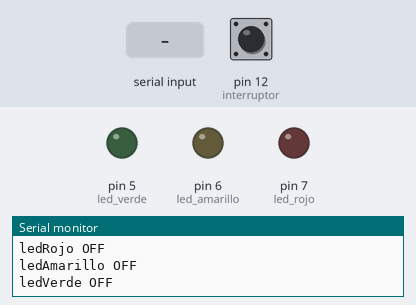
This sketch was run on a simulated Arduino Uno, built with avr-gcc and run on an emulated ATmega328P. On the bench: output pins drawn as LEDs (lit = HIGH), the last lines printed to the serial monitor. The test bench sets the inputs (shaded band); at power-on: pin 12 (interruptor) LOW.

Above: at 1.2 s.
1.3 s: "p" received over Serial
At 3.2 s:
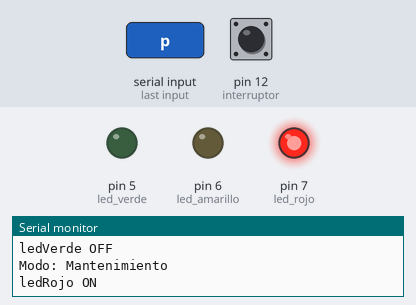
At 8.2 s:
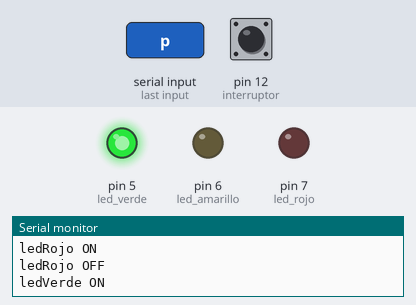
Timing chart, 0 to 17.6 s (numbered marks = the images above; inputs shaded):
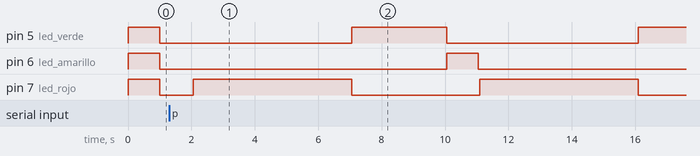

The sketch:

semaforo.ino
```cpp
int led_rojo = 7;
int led_rojo_frec = 5000;

int led_amarillo = 6;
int led_amarillo_frec = 1000;

int led_verde = 5;
int led_verde_frec = 3000;

int mantenimiento_frec = 1000;

int interruptor = 12;
bool interruptor_estado;
bool interruptor_estado_ant = HIGH;

char data;
void setup() {
  // put your setup code here, to run once:
  Serial.begin(9600);
  pinMode(led_rojo,OUTPUT);
  pinMode(led_amarillo,OUTPUT);
  pinMode(led_verde,OUTPUT);
  pinMode(interruptor,INPUT);

  if(interruptor_estado_ant){
    Serial.println("Modo: Semaforo");
  }else{
    Serial.println("Modo: Mantenimiento");
  }
}

void loop() {
  if (Serial.available()>0) {
    data = Serial.read();
  }

  interruptor_estado = digitalRead(interruptor);

  if((interruptor_estado == HIGH || data == 'p') && interruptor_estado_ant == LOW){
    interruptor_estado_ant = HIGH;
    Serial.println("Modo: Semaforo");
  }else if((interruptor_estado == HIGH || data == 'p') && interruptor_estado_ant == HIGH){
    interruptor_estado_ant = LOW;
    Serial.println("Modo: Mantenimiento");
  }


  data = 'n';

  if(interruptor_estado_ant){
    digitalWrite(led_rojo,HIGH);
    digitalWrite(led_verde,HIGH);
    digitalWrite(led_amarillo,HIGH);
    Serial.println("ledRojo ON");
    Serial.println("ledAmarillo ON");
    Serial.println("ledVerde ON");
    delay(mantenimiento_frec);
    digitalWrite(led_rojo,LOW);
    digitalWrite(led_verde,LOW);
    digitalWrite(led_amarillo,LOW);
    Serial.println("ledRojo OFF");
    Serial.println("ledAmarillo OFF");
    Serial.println("ledVerde OFF");
    delay(mantenimiento_frec);
  }else{
    digitalWrite(led_rojo,HIGH);
    Serial.println("ledRojo ON");
    delay(led_rojo_frec);
    digitalWrite(led_rojo,LOW);
    Serial.println("ledRojo OFF");
    digitalWrite(led_verde,HIGH);
    Serial.println("ledVerde ON");
    delay(led_verde_frec);
    digitalWrite(led_verde,LOW);
    Serial.println("ledVerde OFF");
    digitalWrite(led_amarillo,HIGH);
    Serial.println("ledAmarillo ON");
    delay(led_amarillo_frec);
    digitalWrite(led_amarillo,LOW);
    Serial.println("ledAmarillo OFF");
  }
  delay(50);
}
```

Measured:
- after the input at 1.3 s, pin 7 (led_rojo): HIGH → LOW after 5.8 s, → HIGH 4.1 s later, → LOW 5.0 s later
